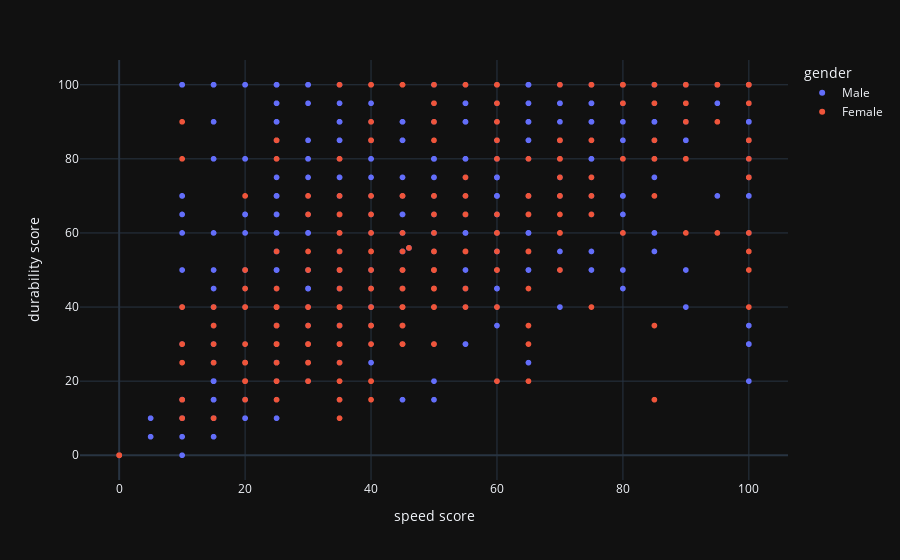

The notebook cell this image was saved under:
### Markdown cell above
Plot variables with highest correlation:

### Code cell
px.scatter(superheroDataFilled, x = "speed score", y = "durability score", color = "gender")

### Figure 1 — Plotly figure (JSON) as saved in the notebook; plotly's stock layout.template omitted (floating-point values rounded to 4 significant figures; data arrays with more than 128 entries replaced by an {"elided": "..."} marker saying what was removed)
{"data": [{"hovertemplate": "gender=Male<br>speed score=%{x}<br>durability score=%{y}<extra></extra>", "legendgroup": "Male", "marker": {"color": "#636efa", "symbol": "circle"}, "mode": "markers", "name": "Male", "showlegend": true, "type": "scattergl", "x": {"elided": "880 float values"}, "xaxis": "x", "y": {"elided": "880 float values"}, "yaxis": "y"}, {"hovertemplate": "gender=Female<br>speed score=%{x}<br>durability score=%{y}<extra></extra>", "legendgroup": "Female", "marker": {"color": "#EF553B", "symbol": "circle"}, "mode": "markers", "name": "Female", "showlegend": true, "type": "scattergl", "x": {"elided": "313 float values"}, "xaxis": "x", "y": {"elided": "313 float values"}, "yaxis": "y"}], "layout": {"legend": {"title": {"text": "gender"}, "tracegroupgap": 0}, "margin": {"t": 60}, "xaxis": {"anchor": "y", "domain": [0, 1], "title": {"text": "speed score"}}, "yaxis": {"anchor": "x", "domain": [0, 1], "title": {"text": "durability score"}}}}
